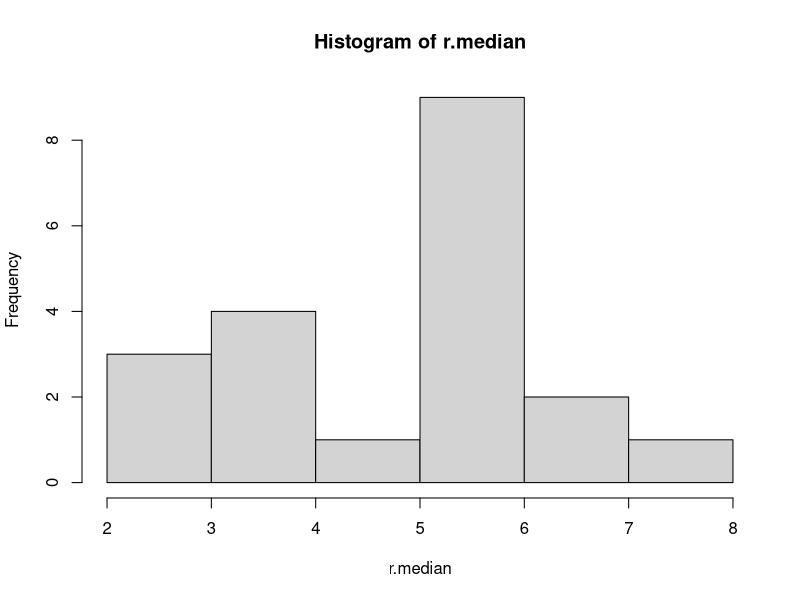
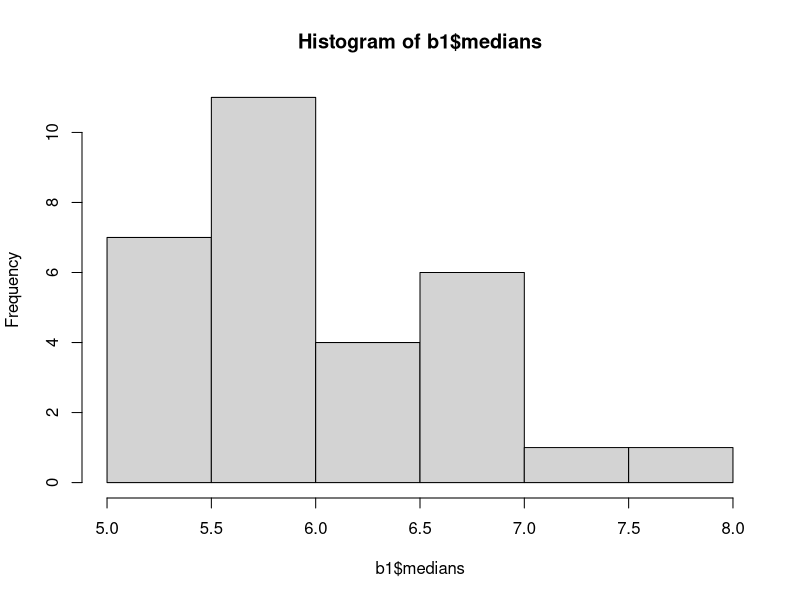
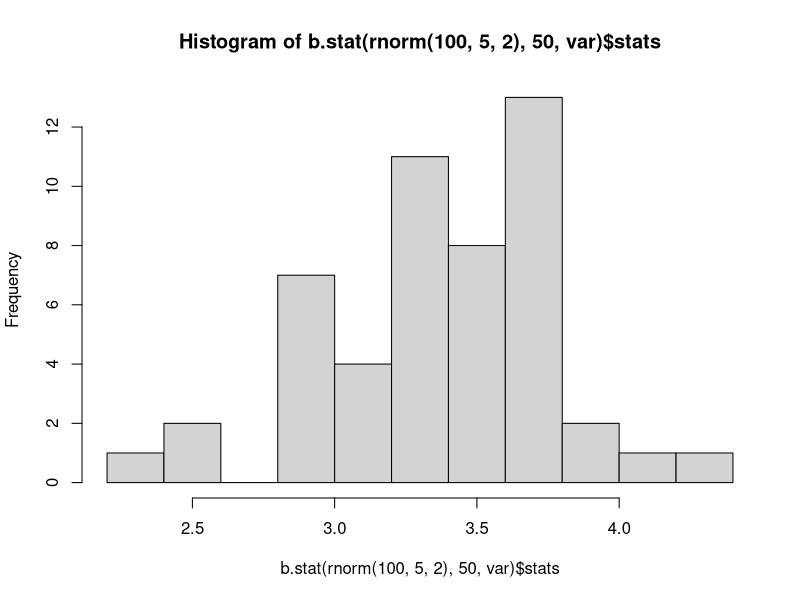

These charts were generated, in order, by the following R code:
#examples of using the function sample

rm( list = ls()); cat("\014")  # Clear environment

#permutation of seq 1-10
sample(10)

#resample from seq 1-10
sample(10, replace=T)

#resampling from 1-10 
#probabilities favor numbers 1-5
prob1 <- c(rep(.15, 5), rep(.05, 5))
prob1
sample(10, replace=T, prob=prob1)

#sample of size 5 from elements of a matrix 
y1 <- matrix( round(rnorm(25,5)), ncol=5)
y1

x1 <- y1[sample(25, 5)]
x1

#sampling the rows of the a matrix
y2 <- matrix( round(rnorm(40, 5)), ncol=5)
y2

x2 <- y2[sample(8, 3), ]
x2

#bootstrap the standard error of the median
data <- round(rnorm(100, 5, 5))
data[1:10]

?lapply

# TODO 1: Complete the second parameter of lapply function with
# function(i) 
#   that adopts "sample" function with the first parameter "data", the second parameter "replace=T"
#   HINT: function lappy of the function(data, num) in the below
data.boots <- function(num, data){
  return(sample(data, num, replace= TRUE))
}

resamples <- lapply(rep(10, 20), data.boots, data)
resamples[1]
r.median <- sapply(resamples, median)
r.median
sqrt(var(r.median))
# windows(5,5)
# TODO 2: Take a screenshot of the following histogram
hist(r.median)

# function which will bootstrap the standard error of the median
b.median <- function(data, num){
   resamples <- lapply(rep(length(data), num), data.boots, data)
   r.median <- sapply(resamples, median)
   std.err <- sqrt(var(r.median))
   list(std.err=std.err, resamples=resamples, medians=r.median)   
}

data1 <- round(rnorm(100, 5, 5))
b1 <- b.median(data1, 30)
b1$resamples[1]
b1$std.err
# windows(5,5)
hist(b1$medians)

b.median(rnorm(100, 5, 2), 50)$std.err

#making the function more general
#can use any summary statistic not just median
    # TODO 3: refer to b.mean to complete the following lapply function
    #    the first paramer is 20 elements and the second paramete is fuction with sample function 
    #     with the first parameter as data and the second parameter as replace=T
b.stat <- function(data, num, stat) {
    resamples <- lapply(rep(length(data), num), data.boots, data)
    r.stat <- sapply(resamples, stat)
    std.err <- sqrt(var(r.stat))
    list(std.err=std.err, resamples=resamples, stats=r.stat)   
  }
    
b.stat(rnorm(100, 5, 2), 50, var)$std.err
# windows(5,5)
# TODO 4: Take a screenshot of the following histogram
hist(b.stat(rnorm(100, 5, 2), 50, var)$stats)

